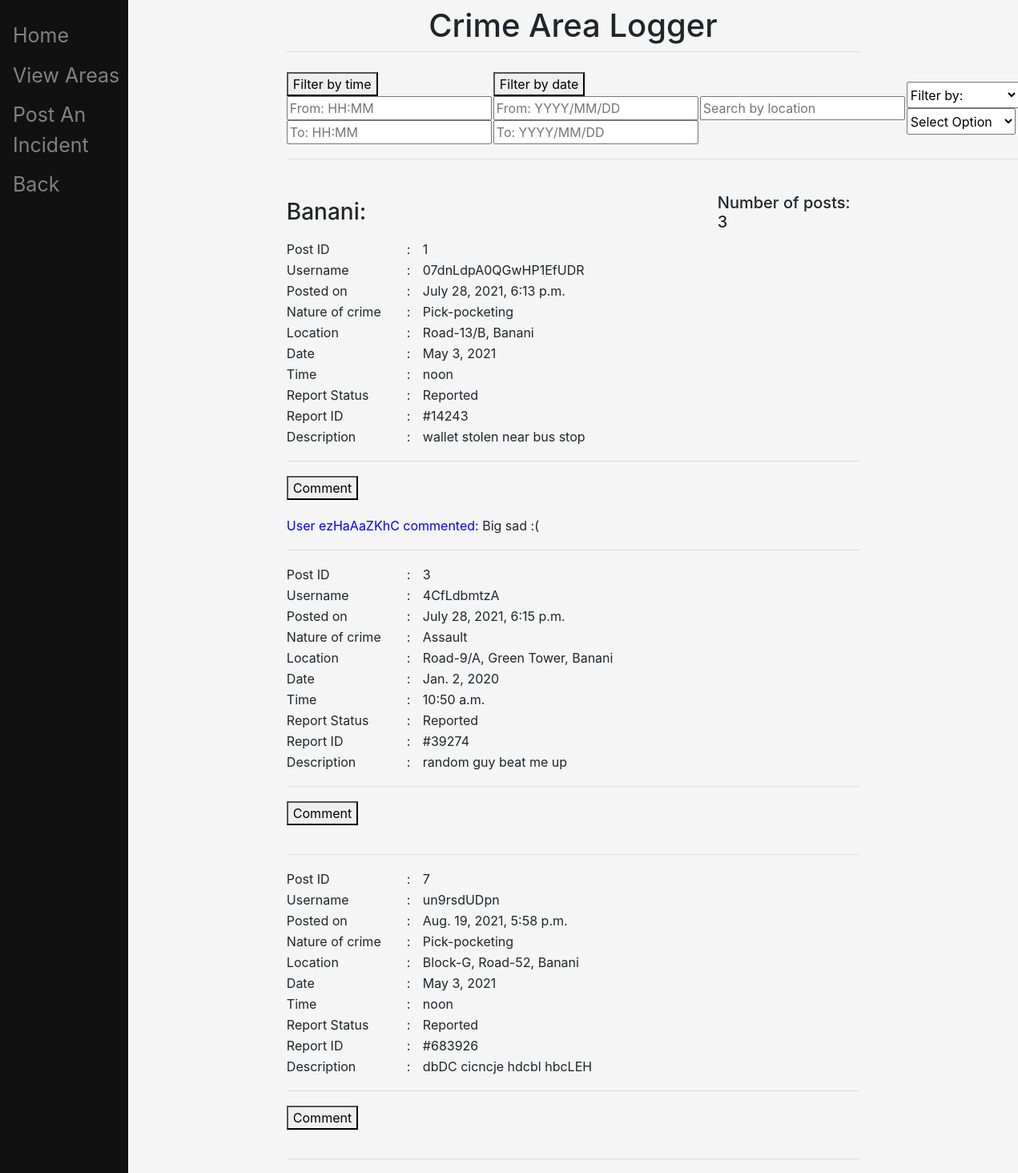
/Areas/incidents/Banani/, run on an earlier commit of the app's database.
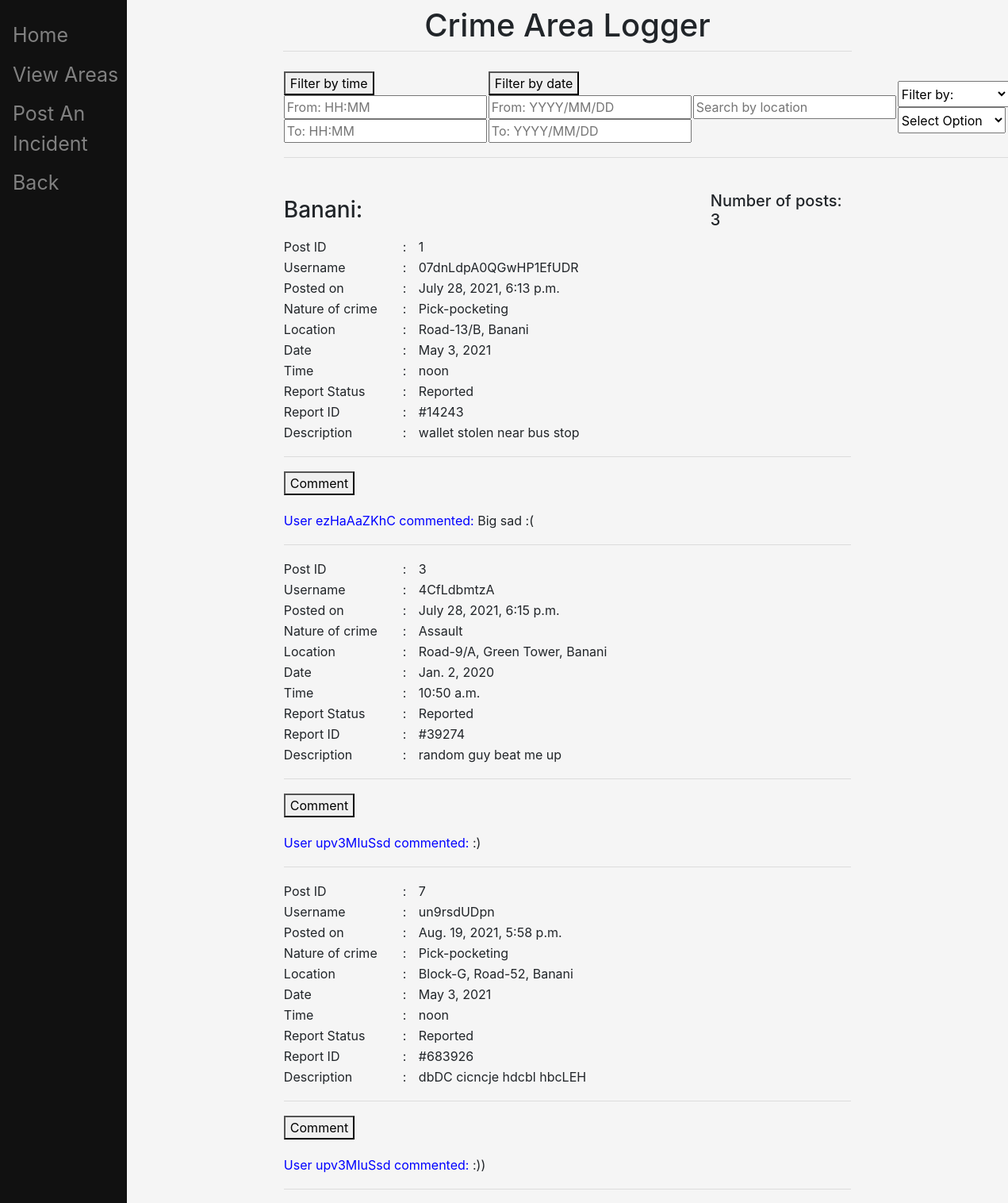
And on a later commit of the database.
### main/models.py (models this page shows, shortened)
class CrimeIncident(models.Model):
	email = models.CharField(max_length=50)
	username = models.CharField(max_length=20)
	area_name = models.CharField(max_length=150)
	nature_of_crime = models.CharField(max_length=50)
	report_status = models.CharField(max_length=20)
	report_id = models.CharField(max_length=10)
	location = models.CharField(max_length=100)
	date_of_crime = models.DateField()
	time_of_crime = models.TimeField()
	timestamp = models.DateTimeField(auto_now_add=True)
	description = models.CharField(max_length=200)

class Comment(models.Model):
	email = models.CharField(max_length=50)
	username = models.CharField(max_length=20)
	comment = models.CharField(max_length=200)
	post_id = models.CharField(max_length=10)

### main/views.py (the view)
# urls.py: path("Areas/incidents/<slug:area>/", views.show_posts, name="incidents"),
def show_posts(request, area):
	posts = {}
	count=0
	comments ={}
	if request.method=="GET":
		for i in list(CrimeIncident.objects.all()):
			if i.area_name.lower() == area.lower():
				count += 1
				incident = {
					'Post ID' : i.id,
					'Username' : i.username,
					'Posted on' : i.timestamp,
					'Nature of crime' : i.nature_of_crime,
					'Location' : i.location+", "+i.area_name,
					'Date' : i.date_of_crime,
					'Time' : i.time_of_crime,
					'Report Status' : i.report_status,
				}
				if i.report_status=="Reported":
					incident.update({'Report ID' : "#"+i.report_id})
				incident.update({'Description' : i.description})
				comment = {}
				for j in Comment.objects.filter(post_id=i.id):
					comment.update( {j.comment: 'User '+j.username+' commented: '})
					comments[i] = comment
				posts[i] = incident
		no_of_posts = {'Number of posts:':count}
	return render(request, "main/incidents.html", {'Posts':posts, 'Area':area, 'no_of_posts':no_of_posts, 'comments':comments})

### main/templates/main/incidents.html (shortened to what this page needs)
{% extends 'main/base.html' %}
{% block content %}
<table>
	<tr>
		<td style="width:30%">
			<form label='Time:' id='time_range'>
			  <button type="submit">Filter by time</button>
			  <input type="text" placeholder="From: HH:MM" name="time" id='from2'>
			  <input type="text" placeholder="To: HH:MM" name="time" id='to2'>
			</form>
		</td>
		<td style="width:30%">
			<form label='Date:' id='date_range'>
			  <button type="submit">Filter by date</button>
			  <input type="text" placeholder="From: YYYY/MM/DD" name="date" id='from'>
			  <input type="text" placeholder="To: YYYY/MM/DD" name="date" id='to'>
			</form>
		</td>
		<td> <form class="example" action='' id='form'>
			  <input type="text" placeholder="Search by location" name="search" id='query'>
				</form>
		</td>
		<td style="width:50%">
			<select style="height: 33px;" class="example" id='filter' onchange='filterChanged(this.value);'>
			<option value=''>Filter by:</option>
			</select>
			<select style="height: 33px; width: 136px" id='options' onchange='optionSelected(this.value);'>
			<option value=''>Select Option</option>
			</select>
		</td>
	</tr>
	<tr> <td colspan="4", style="width:1000px"> <hr/> </td> </tr>
</table>
	<br>
	<table><tr>
				<td style="width:75%"> <h3>{{Area}}:</h3> </td>
				<td>
						{% for key,value in no_of_posts.items %}
							<h5> {{key}} {{value}} </h5>
						{% endfor %}
				</td>
	</tr></table>
	<table >
	{% if Posts|length > 0 %}
		{% for sl,post in Posts.items %}
			{% for key,value in post.items %}
					<tr >
						<td style="width:150px"> {{key}} </td>
						<td style="width:20px"> : </td>
						<td> {{value}} </td>
					</tr>
			{% endfor %}
			<tr> <td colspan="3", style="width:1000px"> <hr/> </td> </tr>
			<tr> <td colspan="3"> <button id="Comment" onclick="postComment()">Comment</button> </td> </tr>
			<tr> <td colspan="3"><p></p></td> </tr>
			{% for key,val in comments.items %}
				{% if sl == key %}
					{% for comment,user in val.items %}
					<tr> <td colspan="3"> <h8 style="color:blue">{{user}} </h8> {{comment}} </td> </tr>
					{% endfor %}
				{% endif %}
			{% endfor %}
			<tr> <td colspan="3", style="width:1000px"> <hr/> </td> </tr>
		{% endfor %}
	{% else %}
		<p style="color:red"> No Posts To Show </p>
	{% endif %}
	</table>
{% endblock %}

What changed in the data, as far as the page shows it:
added Comment: val ":)"
added Comment: val ":))"
Also different on the page:
new list line: "User upv3MIuSsd commented:"
